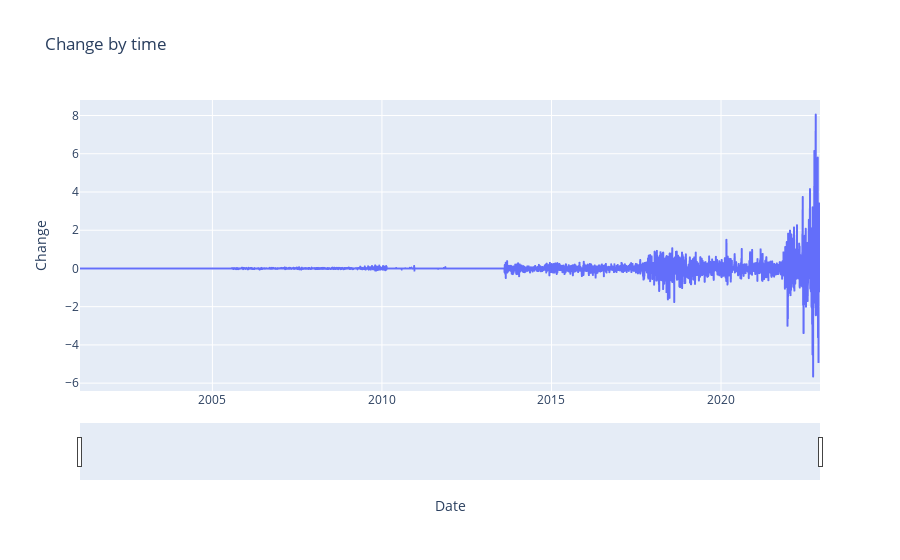

Notebook code for this chart:
### Code cell
# Range slider
figure = px.line(df, x=df['Date'], y=df.columns[-1], title="Change by time")
figure.update_xaxes(rangeslider_visible=True)
figure.show()

### Figure 1 — Plotly figure (JSON) as saved in the notebook; plotly's stock layout.template omitted (floating-point values rounded to 4 significant figures; data arrays with more than 128 entries replaced by an {"elided": "..."} marker saying what was removed)
{"data": [{"hovertemplate": "Date=%{x}<br>Change=%{y}<extra></extra>", "legendgroup": "", "line": {"color": "#636efa", "dash": "solid"}, "marker": {"symbol": "circle"}, "mode": "lines", "name": "", "showlegend": false, "type": "scattergl", "x": {"elided": "5395 str values"}, "xaxis": "x", "y": {"elided": "5395 float values"}, "yaxis": "y"}], "layout": {"legend": {"tracegroupgap": 0}, "title": {"text": "Change by time"}, "xaxis": {"anchor": "y", "domain": [0, 1], "rangeslider": {"visible": true}, "title": {"text": "Date"}}, "yaxis": {"anchor": "x", "domain": [0, 1], "title": {"text": "Change"}}}}
